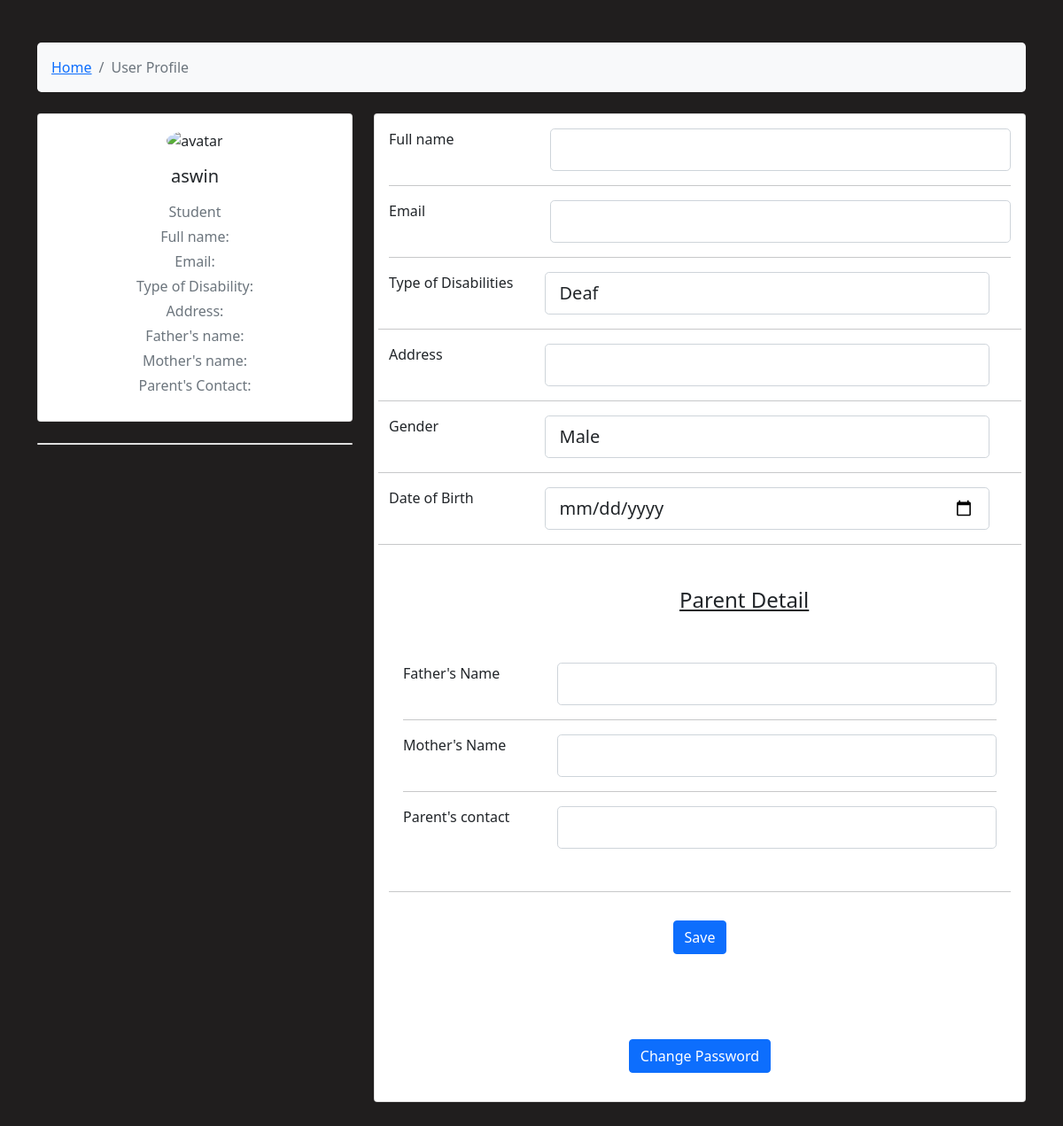
Page /profile/ (signed in) on the earlier database version.
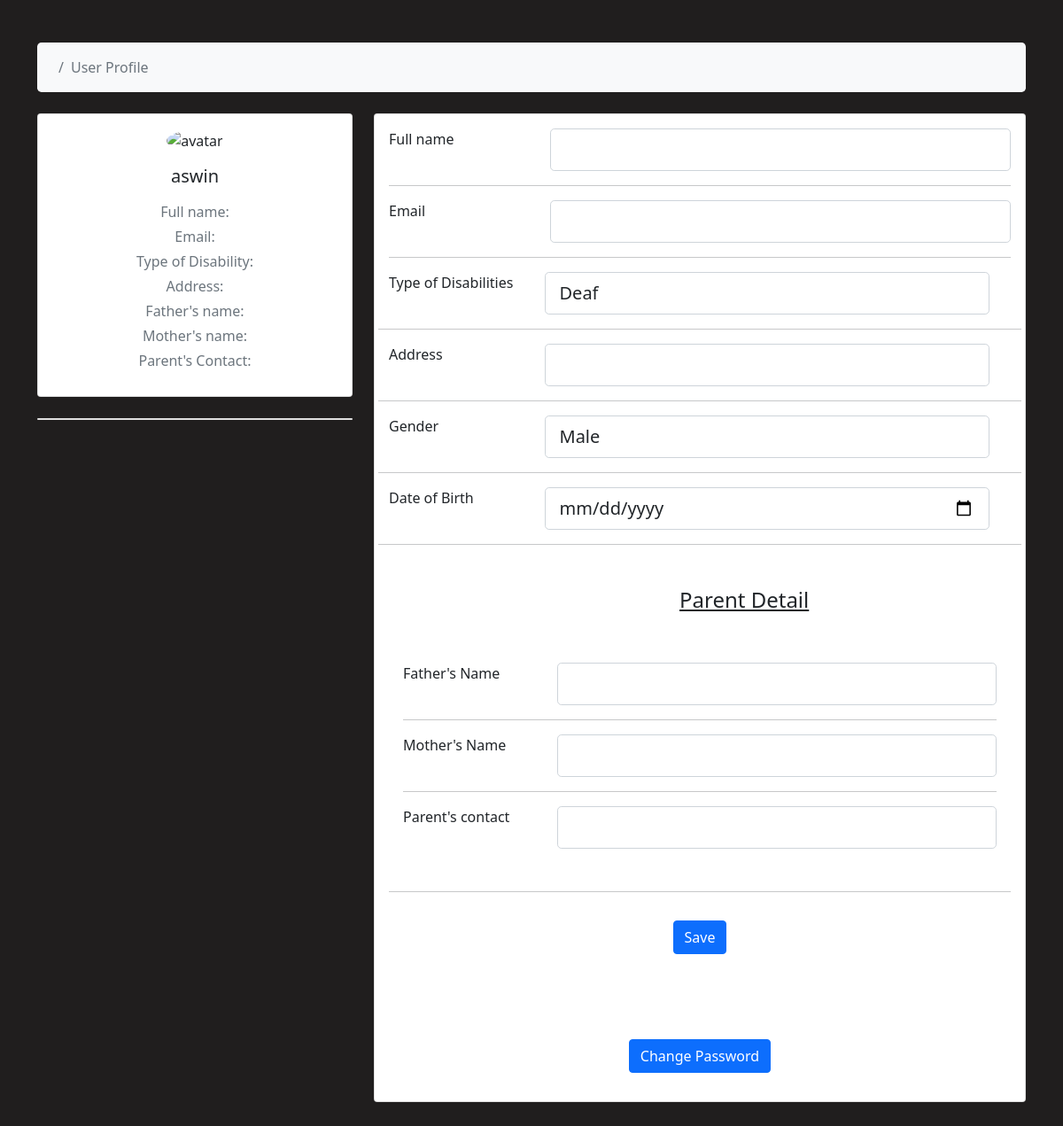
Same page on the later database version.
### app1/views.py (the view)
# urls.py: path('profile/', views.profile, name ='profile'),
def profile(request):
     return render(request,'profile.html')

### templates/profile.html (shortened to what the changed rows need)
{% load static %}
<!DOCTYPE html>
<html lang="en">
<head>
    <link rel="stylesheet"
        href="https://cdn.jsdelivr.net/npm/bootstrap@5.0.2/dist/css/bootstrap.min.css"
>
</head>
<body>
    <section style="background-color: #201e1e;">
        <div class="container py-5">
            <div class="row">
                <div class="col">
                    <nav aria-label="breadcrumb" class="bg-light rounded-3 p-3 mb-4">
                        <ol class="breadcrumb mb-0">
                            <li class="breadcrumb-item">
                                {% if user.is_student %}
                                    <a href="{% url "index" %}">Home</a>
                                {% elif user.is_teacher %}
                                    <a href="}">Home</a>
                                {% endif %}
                            </li>
                        </ol>
                    </nav>
                </div>
            </div>
            <div class="row">
                <div class="col-lg-4">
                    <div class="card mb-4">
                        <div class="card-body text-center">
                            <img src="https://encrypted-tbn0.gstatic.com/images?q=tbn:ANd9GcT37ARR1_6NyxwD4Naop776IJ7jXfFkGoqNsw&usqp=CAU"
                                alt="avatar" class="rounded-circle img-fluid" style="width: 150px;">
                            <h5 class="my-3">{{ user.first_name }} {{ user.last_name }}</h5>
                            {% if user.is_student%}
                                <p class="text-muted mb-1">Student</p>
                            {% elif user.is_teacher %}
                                <p class="text-muted mb-1">Teacher</p>
                            {% endif %}
                            <p class="text-muted mb-1">Full name: {{ user_profile.name }}</p>
                            <p class="text-muted mb-1">Email: {{ user_profile.email}}</p>
                            <p class="text-muted mb-1">Type of Disability: {{ user_profile.type }}</p>
                            <p class="text-muted mb-1">Address: {{ user_profile.permadd }}</p>
                            <p class="text-muted mb-1">Father's name: {{ user_profile.faname }}</p>
                            <p class="text-muted mb-1">Mother's name: {{ user_profile.mname }}</p>
                            <p class="text-muted mb-1">Parent's Contact: {{ user_profile.contact }}</p>
                        </div>
                    </div>
                </div>
            </div>
        </div>
    </section>
</body>
</html>

Differences in the rows shown:
changed CustomUser "aswin": is_student True → False (drawn)
Other differences:
text no longer shown: "Home Student"
